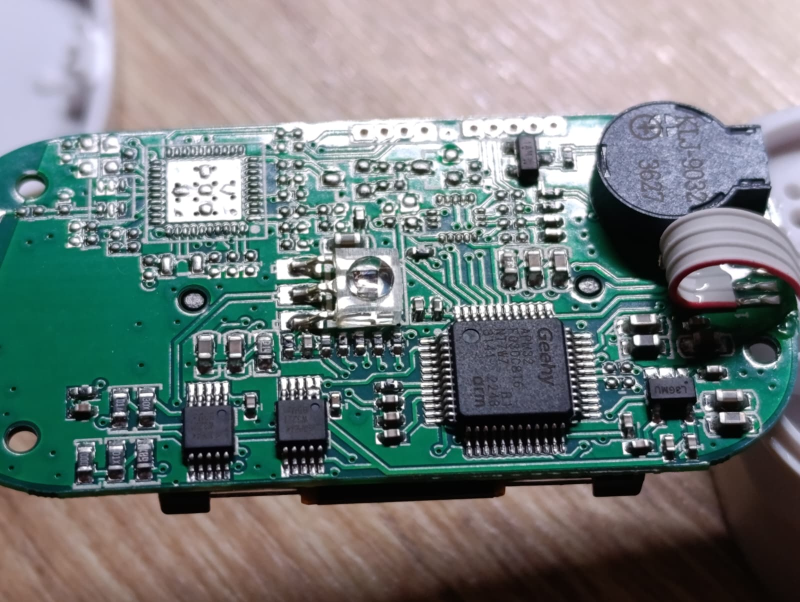
#> input picture img/WhatsApp Image 2025-12-16 at 18.17.53.jpeg, 1600 x 1204 px (shown at 1/2 size)
$ python -i video_to_frames.py   (imports and definitions only)
#> lines starting #> are read from the running program, lines starting #| are printed output that depends on the picture
#!/usr/bin/env python3
"""
Convert a video to 1bpp RLE-compressed C frames for the 128x64 OLED.

Usage:
    python3 tools/video_to_frames.py <video> [options]

Dithering modes (--mode):
    threshold   Simple cutoff at 128. Compresses best, loses mid-tone detail.
    bayer       4x4 ordered dithering. Best balance of quality and compression.
    floyd       Floyd-Steinberg. Best quality, worst compression.

Outputs:
    src/doom_frames.c   (regenerated every run)

Requirements:
    ffmpeg, Pillow, numpy
"""

import argparse
import glob
import os
import subprocess
import sys
import tempfile
from pathlib import Path

import numpy as np

try:
    from PIL import Image, ImageEnhance
except ImportError:
    sys.exit("Pillow missing — run:  pip install Pillow")


W, H = 128, 64
BYTES_PER_FRAME = W * H // 8   # 1024 bytes raw per frame

# 4x4 Bayer matrix, normalized to [0, 1)
_BAYER_4 = np.array([
    [ 0,  8,  2, 10],
    [12,  4, 14,  6],
    [ 3, 11,  1,  9],
    [15,  7, 13,  5],
], dtype=np.float32) / 16.0


# ---------------------------------------------------------------------------
# frame extraction
# ---------------------------------------------------------------------------

# [47 lines left out: functions extract_frames, _pixels_to_oled, not called in this run]


def image_to_oled_bytes(path: str, mode: str = "bayer", gamma: float = 1.0,
                        contrast: float = 1.0, black_point: float = 0.0) -> bytes:
#> called with mode = 'bayer', gamma = 1, contrast = 1, black_point = 0
    img = Image.open(path).convert("L")
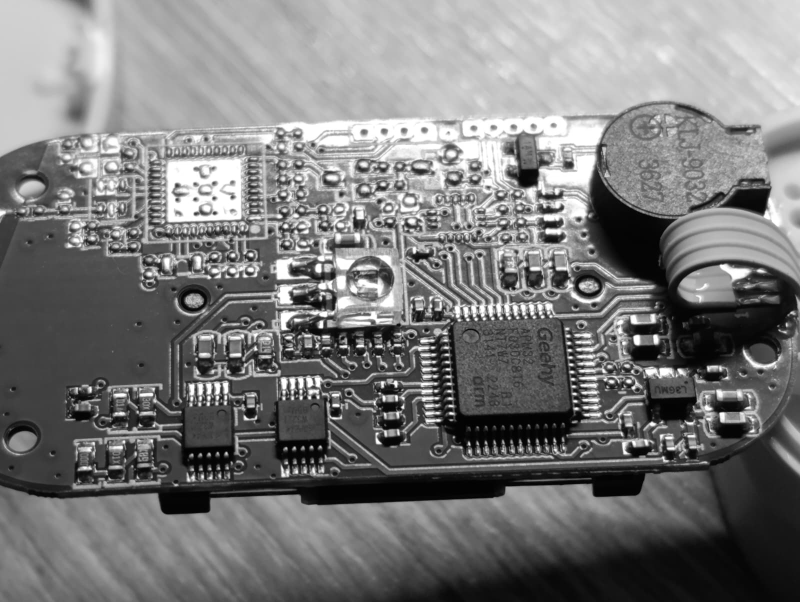
#> img: PIL image 1600x1204 L (shown at 1/2 size); min 0, max 255, mean 121.5

    if gamma != 1.0:
        lut = [min(255, int((v / 255.0) ** gamma * 255)) for v in range(256)]
        img = img.point(lut)

    if contrast != 1.0:
        img = ImageEnhance.Contrast(img).enhance(contrast)

    if mode == "floyd":
        bw = img.convert("1", dither=Image.Dither.FLOYDSTEINBERG)
        arr = np.array(bw, dtype=bool)

    elif mode == "bayer":
        gray = np.array(img, dtype=np.float32) / 255.0
        tile = np.tile(_BAYER_4, (H // 4 + 1, W // 4 + 1))[:H, :W]
        # Shift Bayer thresholds up by black_point: pixels below black_point
        # never exceed any threshold → solid black, zero dithering noise.
        # Only the [black_point, 1.0] range is dithered.
        adjusted = black_point + tile * (1.0 - black_point)
#> (the run stopped early here; a loop or call above may not have finished)

$ run again, on img/WhatsApp Image 2025-12-16 at 18.18.00.jpeg
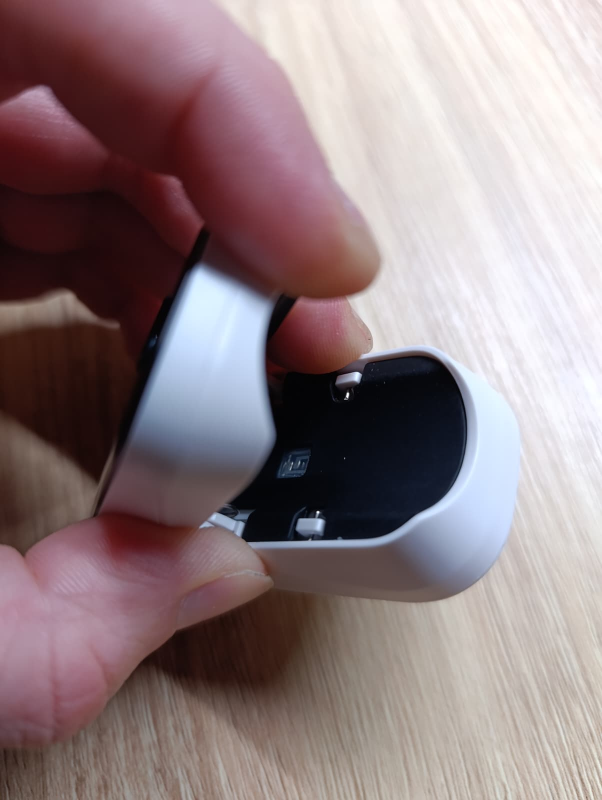
#> input picture img/WhatsApp Image 2025-12-16 at 18.18.00.jpeg, 1204 x 1600 px (shown at 1/2 size)
#> in image_to_oled_bytes, `img = Image.open(path).convert("L")`:
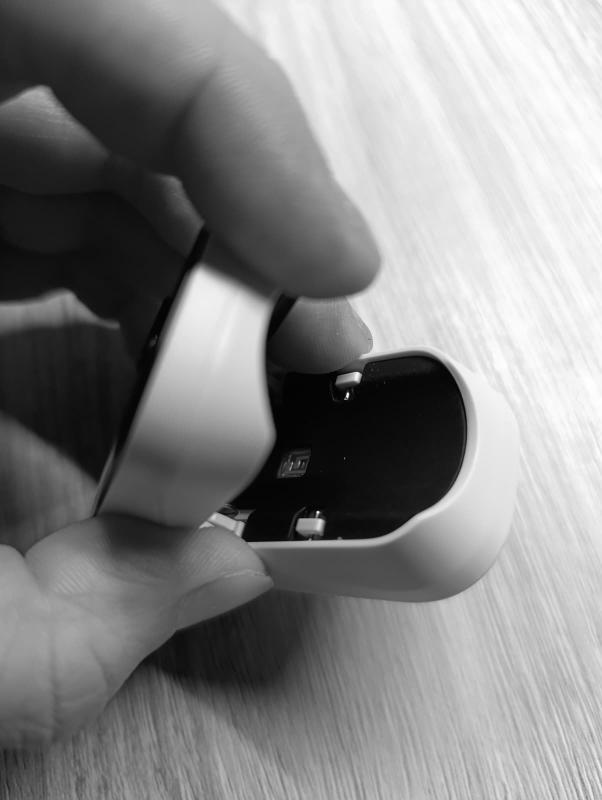
#> img: PIL image 1204x1600 L (shown at 1/2 size); min 0, max 255, mean 133.7

$ run again, on img/WhatsApp Image 2025-12-16 at 18.18.02.jpeg
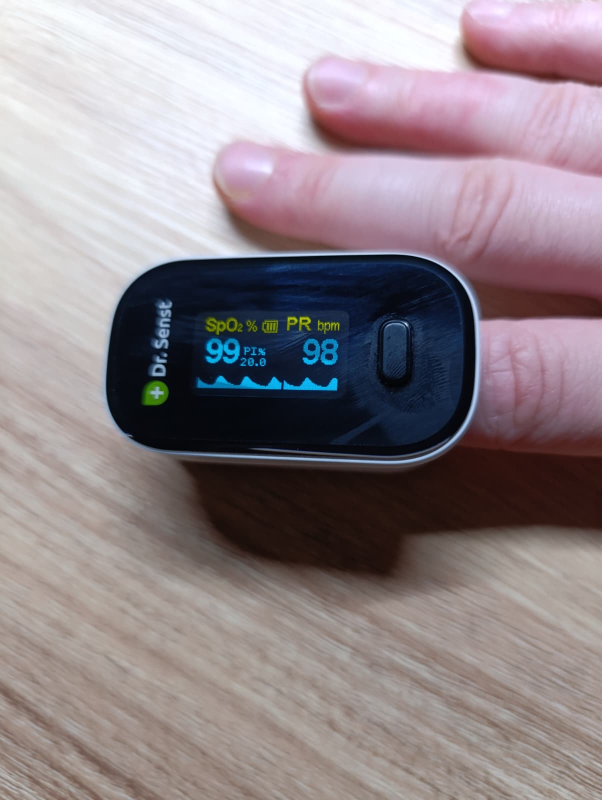
#> input picture img/WhatsApp Image 2025-12-16 at 18.18.02.jpeg, 1204 x 1600 px (shown at 1/2 size)
#> in image_to_oled_bytes, `img = Image.open(path).convert("L")`:
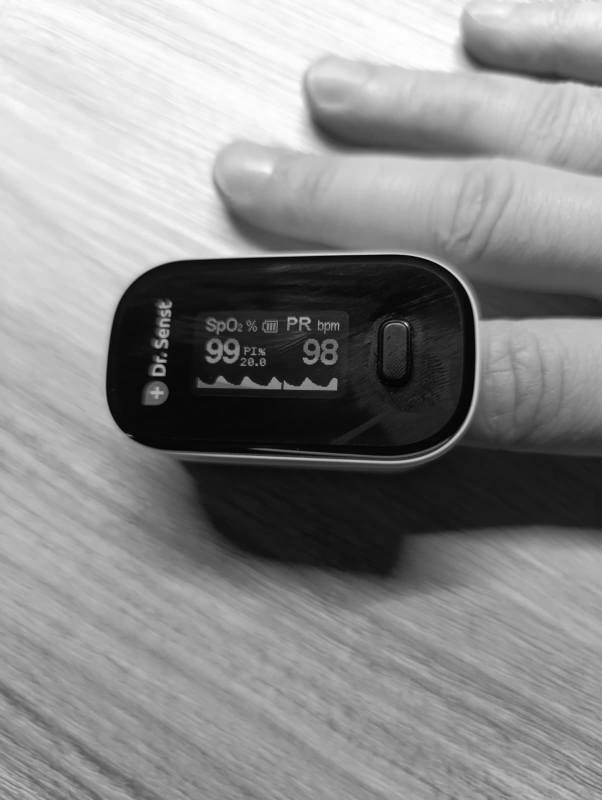
#> img: PIL image 1204x1600 L (shown at 1/2 size); min 0, max 255, mean 138.3
